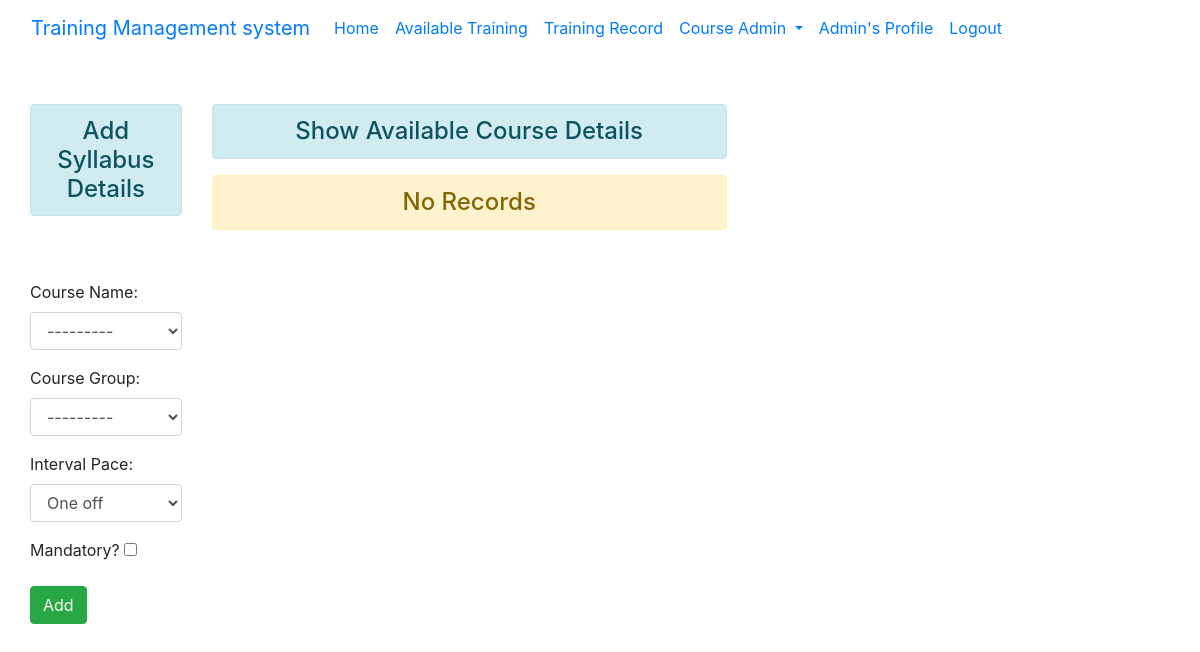
Page /course/add_syllabus/ (signed in) on the earlier database version.
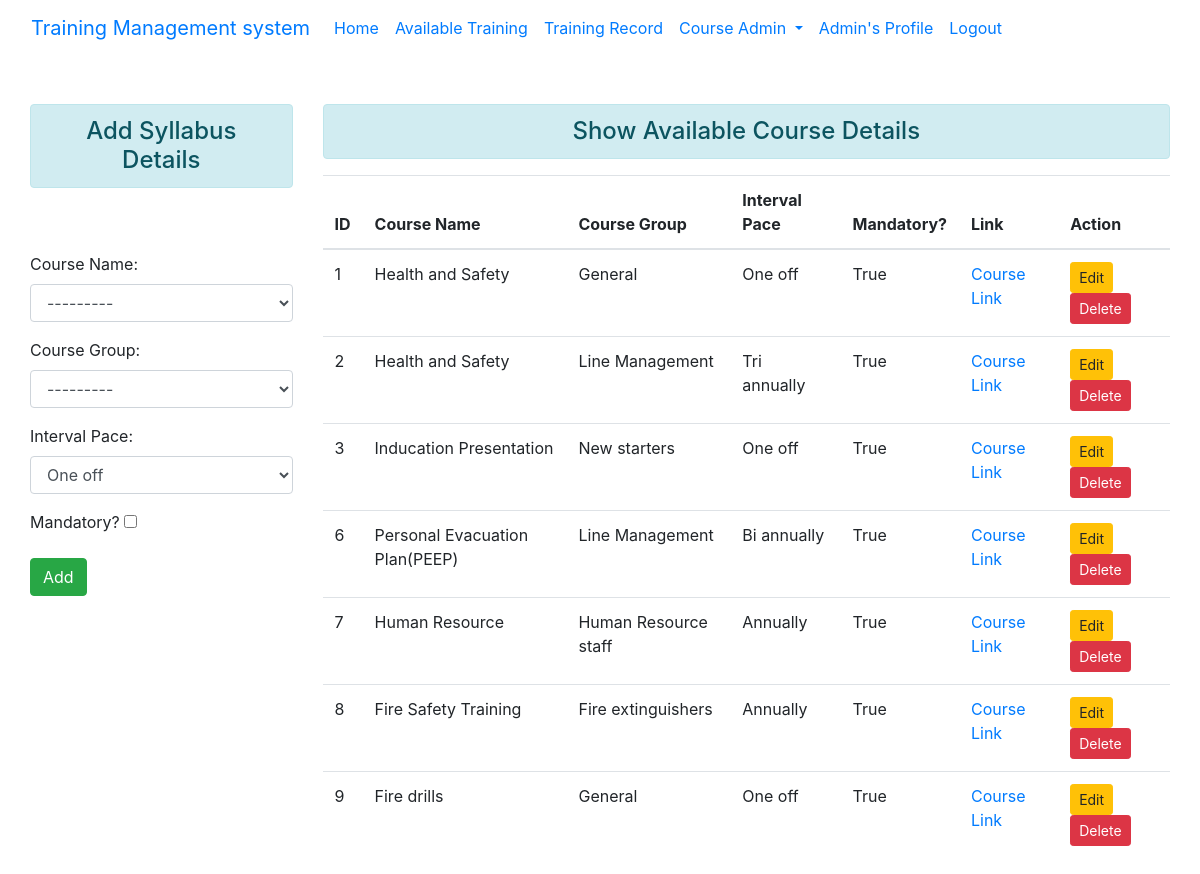
Same page on the later database version.
### courseapp/models.py (models this page shows, shortened)
class CourseGroupSyllabus(models.Model):
    course_id = models.ForeignKey("CourseDetails", verbose_name="Course Id", on_delete=models.CASCADE)
    course_group_id = models.ForeignKey("CourseGroup", verbose_name="Group Id", on_delete=models.CASCADE)
    course_interval = models.IntegerField(choices=CourseInterval.choices(), default = CourseInterval.ONE_OFF )
    course_mandatory = models.BooleanField(default=False)

class CourseDetails(models.Model):
    course_name = models.CharField(max_length=100, unique=True, blank=False)
    course_link = models.URLField(verbose_name="Course Link", max_length=1000, unique=True, blank=False)
    course_desc = models.TextField(blank=True)
    def __str__(self):
        return self.course_name

class CourseGroup(models.Model):
    group_name = models.CharField(max_length=25)
    group_desc = models.CharField(max_length=255, blank=True)
    def __str__(self):
        return self.group_name

### courseapp/views.py (the view)
# urls.py: path('add_syllabus/', views.add_syllabus, name='add_syllabus'),
@user_passes_test(lambda user: user.is_superuser)
def add_syllabus(request):
    if request.method == 'POST':
        fm = CourseGroupSyllabusForm(request.POST)
        if fm.is_valid():
            fm.save()
            fm = CourseGroupSyllabusForm()
            messages.success(request, 'Syllabus Successfully Added!!')
    else:
        fm = CourseGroupSyllabusForm()
    syllabus = CourseGroupSyllabus.objects.all()
    return render(request, 'courseapp/add_syllabus.html', {'form':fm, 'syllabus':syllabus })

### courseapp/forms.py
class CourseGroupSyllabusForm(forms.ModelForm):
    class Meta:
        model = models.CourseGroupSyllabus
        fields = "__all__"
        labels = {'course_id':'Course Name', 'course_group_id': 'Course Group', 'course_interval':'Interval Pace', 'course_mandatory':'Mandatory?'}
        widgets = { 'course_group_id': forms.Select(attrs={'class':'form-control'}),
                    'course_id': forms.Select(attrs={'class':'form-control'}),
                    'course_interval': forms.Select(attrs={'class':'form-control'}),
                   }

### courseapp/templates/courseapp/add_syllabus.html (shortened to what this page needs)
{% extends 'enrollapp/base.html' %}
{% block content %}
<div class="row">
    <div class="col-sm-3 ">
        <h4 class="text-center alert alert-info"> Add Syllabus Details </h4>
        <br/>
        <br>
        <form action="" method = "POST">
            {{ form.as_p }}
            <input type="submit" class="btn btn-success" value="Add">
        </form>
    </div>
    <div class="col-sm-9">
        <h4 class="text-center alert alert-info"> Show Available Course Details </h4>
        {% if syllabus %}
            <table class="table table-hover">
                <thead>
                    <tr>
                        <th scope="col">ID</th>
                        <th scope="col">Course Name</th>
                        <th scope="col">Course Group</th>
                        <th scope="col">Interval Pace</th>
                        <th scope="col">Mandatory?</th>
                        <th scope="col">Link</th>
                        <th scope="col">Action</th>
                    </tr>
                </thead>
                <tbody>
                    {% for sylbus in syllabus %}
                        <tr>
                            <td scope="row">{{sylbus.id}}</td>
                            <td>{{sylbus.course_id}} </td>
                            <td>{{sylbus.course_group_id}}</td>
                            <td>{{sylbus.get_course_interval_display}}</td>
                            <td>{{sylbus.course_mandatory}}</td>
                            <td><a href="{{sylbus.course_id.course_link}}" target="_blank">Course Link</a></td>
                            <td>
                                <a href="{% url 'update_syllabus' sylbus.id %}" class="btn btn-warning btn-sm">Edit</a>
                                <form action="{% url 'delete_syllabus' sylbus.id %}" method="post" class="d-inline">
                                    <input type="submit" class="btn btn-danger btn-sm" onclick='confirm("Are you sure to delete this record?")' value="Delete">
                                </form>
                            </td>
                        </tr>
                    {% endfor %}
                </tbody>
          </table>
        {%else%}
            <h4 class="text-center alert alert-warning"> No Records</h4>
        {% endif %}
    </div>
</div>
{% endblock content %}

Differences in the rows shown:
added CourseGroupSyllabus: id "1", course_id "Health and Safety", course_group_id "General", course_interval "One off", course_mandatory "True"
added CourseGroupSyllabus: id "2", course_id "Health and Safety", course_group_id "Line Management", course_interval "Tri annually", course_mandatory "True"
added CourseGroupSyllabus: id "3", course_id "Inducation Presentation", course_group_id "New starters", course_interval "One off", course_mandatory "True"
added CourseGroupSyllabus: id "6", course_id "Personal Evacuation Plan(PEEP)", course_group_id "Line Management", course_interval "Bi annually", course_mandatory "True"
added CourseGroupSyllabus: id "7", course_id "Human Resource", course_group_id "Human Resource staff", course_interval "Annually", course_mandatory "True"
added CourseGroupSyllabus: id "8", course_id "Fire Safety Training", course_group_id "Fire extinguishers", course_interval "Annually", course_mandatory "True"
added CourseGroupSyllabus: id "9", course_id "Fire drills", course_group_id "General", course_interval "One off", course_mandatory "True"
Other differences:
text no longer shown: "No Records"
text now shown: "ID Course Name Course Group Interval Pace Mandatory? Link Action"
